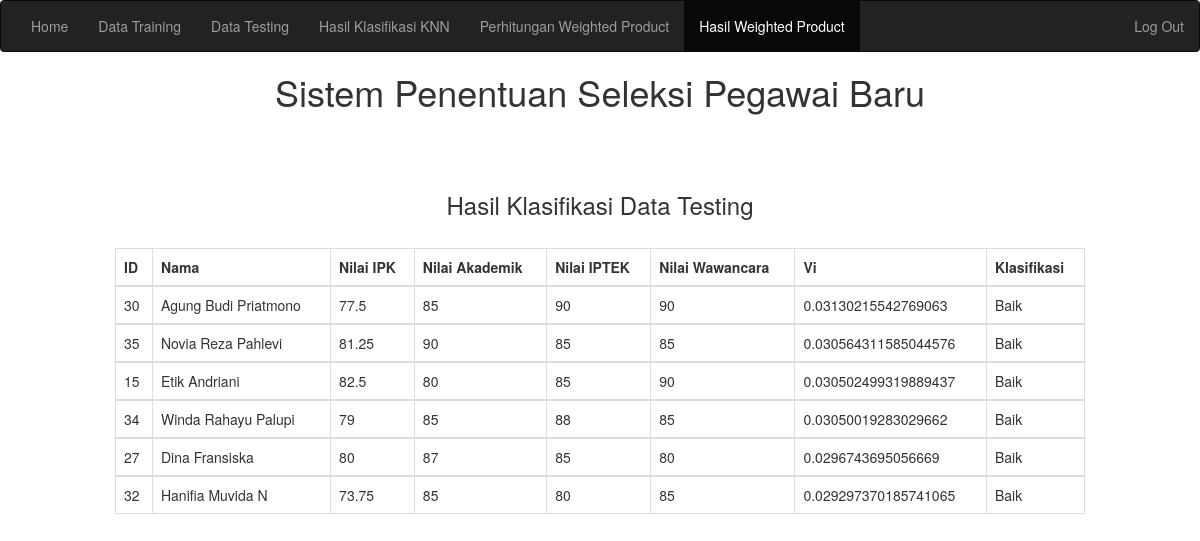
/admin/hasil-wp.php, run on the app's committed database.
### tables this page shows
CREATE TABLE IF NOT EXISTS `data_testing` (
  `id` int(5) NOT NULL AUTO_INCREMENT,
  `nama` varchar(50) NOT NULL,
  `ipk` float NOT NULL,
  `akademik` int(5) NOT NULL,
  `iptek` int(5) NOT NULL,
  `wawancara` int(5) NOT NULL,
  PRIMARY KEY (`id`)
);

CREATE TABLE IF NOT EXISTS `temp02` (
  `id` int(5) NOT NULL,
  `Vi` double NOT NULL,
  PRIMARY KEY (`id`)
);

CREATE TABLE IF NOT EXISTS `temp` (
  `id` int(5) NOT NULL AUTO_INCREMENT,
  `klasifikasi` varchar(25) NOT NULL,
  PRIMARY KEY (`id`)
);

### admin/hasil-wp.php (the view, shortened to what this page needs)
<!DOCTYPE html>
<html lang="en">
  <head>
    <link href="css/bootstrap.min.css" rel="stylesheet">
  </head>
  <body>
	<nav class="navbar navbar-inverse">
	  <div class="container-fluid">
        <ul class="nav navbar-nav" >
			<li ><a href="index.php">Home</a></li>
			<li ><a href="input-data-latih.php">Data Training</a></li>
			<li ><a href="input-data-uji.php">Data Testing</a></li>
			<li ><a href="hasil-knn.php">Hasil Klasifikasi KNN</a></li>
			<li ><a href="perhitungan-wp.php">Perhitungan Weighted Product</a></li>
			<li class="active"><a href="hasil-wp.php">Hasil Weighted Product</a></li>
      	</ul>
		<ul class="nav navbar-nav navbar-right">
		<li ><a href="logoff.php">Log Out</a></li>
		</ul>
	  </div>
	</nav>
	<h1 align="center">Sistem Penentuan Seleksi Pegawai Baru</h1>
    <br>
    <br>
	<div>
		<h3 align="center">Hasil Klasifikasi Data Testing</h3><br />
    </div>
    <div class="table-responsive col-md-10 col-md-offset-1" style="height:350px;overflow:auto;">
      	<table class="table table-bordered">
         	<thead>
              	<tr>
                    <th>ID</th>
                    <th>Nama</th>
                    <th>Nilai IPK</th>
                    <th>Nilai Akademik</th>
                    <th>Nilai IPTEK</th>
                    <th>Nilai Wawancara</th>
					<th>Vi</th>
					<th>Klasifikasi</th>
              	</tr>
          	</thead>
            <?php
				$sql = "SELECT ts.id, ts.nama, ts.ipk, ts.akademik, ts.iptek, ts.wawancara, tm2.Vi, tm.klasifikasi FROM
				data_testing ts, temp tm, temp02 tm2 where ts.id=tm.id AND tm.klasifikasi='Baik' AND tm.id=tm2.id ORDER BY tm2.Vi desc";
				$query = mysql_query($sql);
				while ($data = mysql_fetch_array($query)){
            ?>
          	<tbody>
            	<tr>
                	<td><?php echo $data[0] ?></td>
                    <td><?php echo $data[1] ?></td>
                    <td><?php echo $data[2] ?></td>
                    <td><?php echo $data[3] ?></td>
                    <td><?php echo $data[4] ?></td>
                    <td><?php echo $data[5] ?></td>
					<td><?php echo $data[6] ?></td>
					<td><?php echo $data[7] ?></td>
                </tr>
			</tbody>
            <?php }
			?>
      	</table>
    </div>
  </body>
</html>

### data on the page
data_testing: id "30", nama "Agung Budi Priatmono", ipk "77.5", akademik "85", iptek "90", wawancara "90", temp02.Vi "0.03130215542769063", temp.klasifikasi "Baik"
data_testing: id "35", nama "Novia Reza Pahlevi", ipk "81.25", akademik "90", iptek "85", wawancara "85", temp02.Vi "0.030564311585044576", temp.klasifikasi "Baik"
data_testing: id "15", nama "Etik Andriani", ipk "82.5", akademik "80", iptek "85", wawancara "90", temp02.Vi "0.030502499319889437", temp.klasifikasi "Baik"
data_testing: id "34", nama "Winda Rahayu Palupi", ipk "79", akademik "85", iptek "88", wawancara "85", temp02.Vi "0.03050019283029662", temp.klasifikasi "Baik"
data_testing: id "27", nama "Dina Fransiska", ipk "80", akademik "87", iptek "85", wawancara "80", temp02.Vi "0.0296743695056669", temp.klasifikasi "Baik"
data_testing: id "32", nama "Hanifia Muvida N", ipk "73.75", akademik "85", iptek "80", wawancara "85", temp02.Vi "0.029297370185741065", temp.klasifikasi "Baik"
